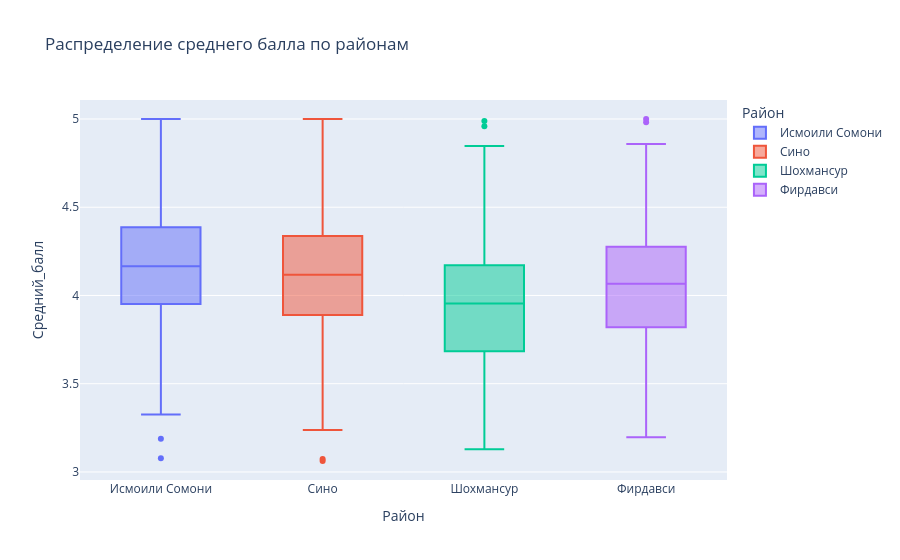

Here is the notebook cell this chart was saved with:
### Code cell
# 1. Средний балл по районам (boxplot)
fig1 = px.box(df, x="Район", y="Средний_балл", color="Район",
              title="Распределение среднего балла по районам")
fig1.show()

### Figure 1 — Plotly figure (JSON) as saved in the notebook; plotly's stock layout.template omitted (floating-point values rounded to 4 significant figures; data arrays with more than 128 entries replaced by an {"elided": "..."} marker saying what was removed)
{"data": [{"alignmentgroup": "True", "hovertemplate": "Район=%{x}<br>Средний_балл=%{y}<extra></extra>", "legendgroup": "Исмоили Сомони", "marker": {"color": "#636efa"}, "name": "Исмоили Сомони", "notched": false, "offsetgroup": "Исмоили Сомони", "orientation": "v", "showlegend": true, "type": "box", "x": {"elided": "426 str values"}, "x0": " ", "xaxis": "x", "y": {"elided": "426 float values"}, "y0": " ", "yaxis": "y"}, {"alignmentgroup": "True", "hovertemplate": "Район=%{x}<br>Средний_балл=%{y}<extra></extra>", "legendgroup": "Сино", "marker": {"color": "#EF553B"}, "name": "Сино", "notched": false, "offsetgroup": "Сино", "orientation": "v", "showlegend": true, "type": "box", "x": {"elided": "428 str values"}, "x0": " ", "xaxis": "x", "y": {"elided": "428 float values"}, "y0": " ", "yaxis": "y"}, {"alignmentgroup": "True", "hovertemplate": "Район=%{x}<br>Средний_балл=%{y}<extra></extra>", "legendgroup": "Шохмансур", "marker": {"color": "#00cc96"}, "name": "Шохмансур", "notched": false, "offsetgroup": "Шохмансур", "orientation": "v", "showlegend": true, "type": "box", "x": {"elided": "318 str values"}, "x0": " ", "xaxis": "x", "y": {"elided": "318 float values"}, "y0": " ", "yaxis": "y"}, {"alignmentgroup": "True", "hovertemplate": "Район=%{x}<br>Средний_балл=%{y}<extra></extra>", "legendgroup": "Фирдавси", "marker": {"color": "#ab63fa"}, "name": "Фирдавси", "notched": false, "offsetgroup": "Фирдавси", "orientation": "v", "showlegend": true, "type": "box", "x": {"elided": "353 str values"}, "x0": " ", "xaxis": "x", "y": {"elided": "353 float values"}, "y0": " ", "yaxis": "y"}], "layout": {"boxmode": "overlay", "legend": {"title": {"text": "Район"}, "tracegroupgap": 0}, "title": {"text": "Распределение среднего балла по районам"}, "xaxis": {"anchor": "y", "categoryarray": ["Исмоили Сомони", "Сино", "Шохмансур", "Фирдавси"], "categoryorder": "array", "domain": [0, 1], "title": {"text": "Район"}}, "yaxis": {"anchor": "x", "domain": [0, 1], "title": {"text": "Средний_балл"}}}}
